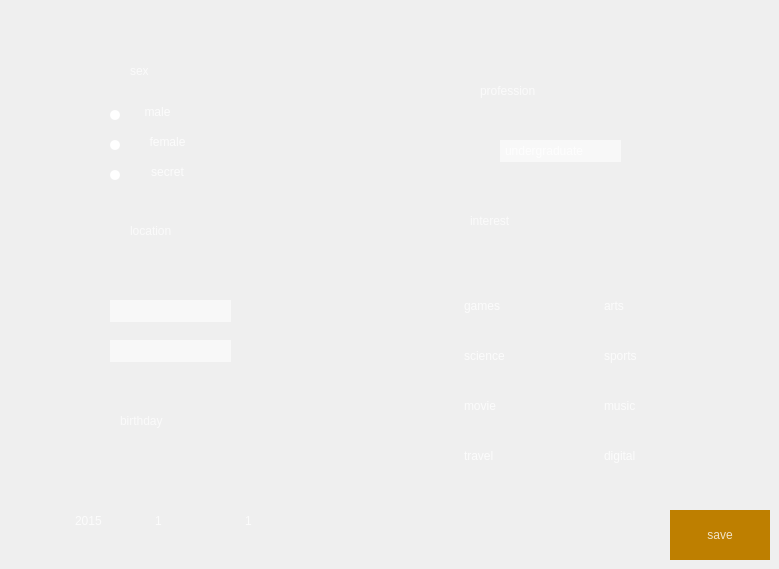
     <widget class="QWidget" name="setting_tab">
      <attribute name="title">
       <string>4</string>
      </attribute>
      <widget class="QComboBox" name="comboBox_11">
       <property name="geometry">
        <rect>
         <x>150</x>
         <y>510</y>
         <width>69</width>
         <height>22</height>
        </rect>
       </property>
       <property name="styleSheet">
        <string notr="true">QComboBox{border:0px;outline: 0px;font: 14pt &quot;Century Gothic&quot;;color: rgba(255, 255, 255, 200);}
QComboBox{background-color:transparent;}
QComboBox::down-arrow{image:url(:/small_unit/down.png);}
QComboBox::drop-down{border:0px;}
QComboBox::drop-down{background:transparent;}
QComboBox QAbstractItemView {    
	  
	color:rgba(255, 255, 255, 192);
	background-color:rgba(255,255,255,150);
      selection-background-color:rgba(64, 64, 64, 64)
  }
QScrollBar:vertical
{
    width:3px;
    background:rgb(158, 158, 158);
    margin:0px,0px,0px,0px;
    padding-top:0px; 
    padding-bottom:0px;
}
QScrollBar::handle:vertical
{
    width:3px;
    background:rgb(144, 144, 144);
    border-radius:2px;  
    min-height:20;
}
QScrollBar::handle:vertical:hover
{
    width:5px;
    background:rgba(0,0,0,50%); 
    border-radius:2px;
    min-height:20;
}
QScrollBar::add-line:vertical   
{
    height:0px;width:0px;
    subcontrol-position:bottom;
}
QScrollBar::sub-line:vertical   
{
    height:0px;width:0px;
    subcontrol-position:top;
}
/*QScrollBar::add-line:vertical:hover   
{
    height:9px;width:8px;
    subcontrol-position:bottom;
}
QScrollBar::sub-line:vertical:hover 
{
    height:0px;width:0px;
    subcontrol-position:top;
}*/</string>
       </property>
       <item>
        <property name="text">
         <string>1</string>
        </property>
       </item>
       <item>
        <property name="text">
         <string>2</string>
        </property>
       </item>
       <item>
        <property name="text">
         <string>3</string>
        </property>
       </item>
       <item>
        <property name="text">
         <string>4</string>
        </property>
       </item>
       <item>
        <property name="text">
         <string>5</string>
        </property>
       </item>
       <item>
        <property name="text">
         <string>6</string>
        </property>
       </item>
       <item>
        <property name="text">
         <string>7</string>
        </property>
       </item>
       <item>
        <property name="text">
         <string>8</string>
        </property>
       </item>
       <item>
        <property name="text">
         <string>9</string>
        </property>
       </item>
       <item>
        <property name="text">
         <string>10</string>
        </property>
       </item>
       <item>
        <property name="text">
         <string>11</string>
        </property>
       </item>
       <item>
        <property name="text">
         <string>12</string>
        </property>
       </item>
      </widget>
      <widget class="QLabel" name="label_32">
       <property name="geometry">
        <rect>
         <x>110</x>
         <y>110</y>
         <width>10</width>
         <height>10</height>
        </rect>
       </property>
       <property name="styleSheet">
        <string notr="true">background-color: rgb(255, 255, 255);
border-radius: 5px; </string>
       </property>
       <property name="text">
        <string/>
       </property>
      </widget>
      <widget class="QCheckBox" name="checkBox_6">
       <property name="geometry">
        <rect>
         <x>580</x>
         <y>290</y>
         <width>121</width>
         <height>31</height>
        </rect>
       </property>
       <property name="styleSheet">
        <string notr="true">
QCheckBox {
spacing: 8px; 
background-color: rgba(255, 255, 255, 0);
font: 14pt &quot;Century Gothic&quot;;
color: rgba(255, 255, 255, 200);
}

QCheckBox::indicator {
	width: 16px;
	height: 16px;
}

QCheckBox::indicator:unchecked {
border-image: url(:/small_unit/unchecked.png);
}

QCheckBox::indicator:checked {
border-image: url(:/small_unit/checked.png);
}</string>
       </property>
       <property name="text">
        <string>arts</string>
       </property>
      </widget>
      <widget class="QLabel" name="label_25">
       <property name="geometry">
        <rect>
         <x>420</x>
         <y>220</y>
         <width>30</width>
         <height>30</height>
        </rect>
       </property>
       <property name="styleSheet">
        <string notr="true">border-image: url(:/icons/Like.png);</string>
       </property>
       <property name="text">
        <string/>
       </property>
      </widget>
      <widget class="QLabel" name="label_23">
       <property name="geometry">
        <rect>
         <x>80</x>
         <y>60</y>
         <width>30</width>
         <height>30</height>
        </rect>
       </property>
       <property name="styleSheet">
        <string notr="true">border-image: url(:/icons/User Profile.png);</string>
       </property>
       <property name="text">
        <string/>
       </property>
      </widget>
      <widget class="QLabel" name="label_27">
       <property name="geometry">
        <rect>
         <x>120</x>
         <y>400</y>
         <width>141</width>
         <height>41</height>
        </rect>
       </property>
       <property name="styleSheet">
        <string notr="true">color: rgba(255, 255, 255, 180);
font: 24pt &quot;Century Gothic&quot;;</string>
       </property>
       <property name="text">
        <string>birthday</string>
       </property>
      </widget>
      <widget class="QLabel" name="label_34">
       <property name="geometry">
        <rect>
         <x>70</x>
         <y>210</y>
         <width>30</width>
         <height>38</height>
        </rect>
       </property>
       <property name="styleSheet">
        <string notr="true">border-image: url(:/icons/Location Pin.png);</string>
       </property>
       <property name="text">
        <string/>
       </property>
      </widget>
      <widget class="QPushButton" name="pushButton_5">
       <property name="geometry">
        <rect>
         <x>120</x>
         <y>100</y>
         <width>75</width>
         <height>23</height>
        </rect>
       </property>
       <property name="styleSheet">
        <string notr="true">
QPushButton 
{
	background-color: rgba(255, 255, 255, 0);
font: 14pt &quot;Century Gothic&quot;;
color: rgba(255, 255, 255, 200);
	border-radius: 0px; 
}
QPushButton:hover 
{ 
	color: rgba(0, 192, 0, 200);
}
QPushButton:pressed
{
	color: rgba(0, 127, 0, 200);
}</string>
       </property>
       <property name="text">
        <string>male</string>
       </property>
       <property name="flat">
        <bool>true</bool>
       </property>
      </widget>
      <widget class="QCheckBox" name="checkBox_8">
       <property name="geometry">
        <rect>
         <x>440</x>
         <y>440</y>
         <width>121</width>
         <height>31</height>
        </rect>
       </property>
       <property name="styleSheet">
        <string notr="true">
QCheckBox {
spacing: 8px; 
background-color: rgba(255, 255, 255, 0);
font: 14pt &quot;Century Gothic&quot;;
color: rgba(255, 255, 255, 200);
}

QCheckBox::indicator {
	width: 16px;
	height: 16px;
}

QCheckBox::indicator:unchecked {
border-image: url(:/small_unit/unchecked.png);
}

QCheckBox::indicator:checked {
border-image: url(:/small_unit/checked.png);
}</string>
       </property>
       <property name="text">
        <string>travel</string>
       </property>
      </widget>
      <widget class="QComboBox" name="comboBox_4">
       <property name="geometry">
        <rect>
         <x>500</x>
         <y>140</y>
         <width>121</width>
         <height>22</height>
        </rect>
       </property>
       <property name="styleSheet">
        <string notr="true">QComboBox{border:0px;outline: 0px;font: 14pt &quot;Century Gothic&quot;;color: rgba(255, 255, 255, 200);}
QComboBox{background-color: rgba(255,255,255,150);}
QComboBox::down-arrow{image:url(:/small_unit/down.png);}
QComboBox::drop-down{border:0px;}
QComboBox::drop-down{background:transparent;}
QComboBox QAbstractItemView {    
	  
	color:rgba(255, 255, 255, 192);
	background-color:rgba(255,255,255,150);
      selection-background-color:rgba(64, 64, 64, 64)
  }
QScrollBar:vertical
{
    width:3px;
    background:rgb(158, 158, 158);
    margin:0px,0px,0px,0px;
    padding-top:0px; 
    padding-bottom:0px;
}
QScrollBar::handle:vertical
{
    width:3px;
    background:rgb(144, 144, 144);
    border-radius:2px;  
    min-height:20;
}
QScrollBar::handle:vertical:hover
{
    width:5px;
    background:rgba(0,0,0,50%); 
    border-radius:2px;
    min-height:20;
}
QScrollBar::add-line:vertical   
{
    height:0px;width:0px;
    subcontrol-position:bottom;
}
QScrollBar::sub-line:vertical   
{
    height:0px;width:0px;
    subcontrol-position:top;
}
/*QScrollBar::add-line:vertical:hover   
{
    height:9px;width:8px;
    subcontrol-position:bottom;
}
QScrollBar::sub-line:vertical:hover 
{
    height:0px;width:0px;
    subcontrol-position:top;
}*/</string>
       </property>
       <item>
        <property name="text">
         <string>undergraduate</string>
        </property>
       </item>
      </widget>
      <widget class="QComboBox" name="comboBox_12">
       <property name="geometry">
        <rect>
         <x>240</x>
         <y>510</y>
         <width>69</width>
         <height>22</height>
        </rect>
       </property>
       <property name="styleSheet">
        <string notr="true">QComboBox{border:0px;outline: 0px;font: 14pt &quot;Century Gothic&quot;;color: rgba(255, 255, 255, 200);}
QComboBox{background-color:transparent;}
QComboBox::down-arrow{image:url(:/small_unit/down.png);}
QComboBox::drop-down{border:0px;}
QComboBox::drop-down{background:transparent;}
QComboBox QAbstractItemView {    
	color:rgba(255, 255, 255, 192);
	background-color:rgba(255,255,255,150);
      selection-background-color:rgba(64, 64, 64, 64)
  }
QScrollBar:vertical
{
    width:3px;
    background:rgb(158, 158, 158);
    margin:0px,0px,0px,0px;
    padding-top:0px; 
    padding-bottom:0px;
}
QScrollBar::handle:vertical
{
    width:3px;
    background:rgb(144, 144, 144);
    border-radius:2px;  
    min-height:20;
}
QScrollBar::handle:vertical:hover
{
    width:5px;
    background:rgba(0,0,0,50%); 
    border-radius:2px;
    min-height:20;
}
QScrollBar::add-line:vertical   
{
    height:0px;width:0px;
    subcontrol-position:bottom;
}
QScrollBar::sub-line:vertical   
{
    height:0px;width:0px;
    subcontrol-position:top;
}
/*QScrollBar::add-line:vertical:hover   
{
    height:9px;width:8px;
    subcontrol-position:bottom;
}
QScrollBar::sub-line:vertical:hover 
{
    height:0px;width:0px;
    subcontrol-position:top;
}*/</string>
       </property>
       <item>
        <property name="text">
         <string>1</string>
        </property>
       </item>
       <item>
        <property name="text">
         <string>2</string>
        </property>
       </item>
       <item>
        <property name="text">
         <string>3</string>
        </property>
       </item>
       <item>
        <property name="text">
         <string>4</string>
        </property>
       </item>
       <item>
        <property name="text">
         <string>5</string>
        </property>
       </item>
       <item>
        <property name="text">
         <string>6</string>
        </property>
       </item>
       <item>
        <property name="text">
         <string>7</string>
        </property>
       </item>
       <item>
        <property name="text">
         <string>8</string>
        </property>
       </item>
       <item>
        <property name="text">
         <string>9</string>
        </property>
       </item>
       <item>
        <property name="text">
         <string>10</string>
        </property>
       </item>
      </widget>
      <widget class="QLabel" name="label_35">
       <property name="geometry">
        <rect>
         <x>110</x>
         <y>170</y>
         <width>10</width>
         <height>10</height>
        </rect>
       </property>
       <property name="styleSheet">
        <string notr="true">background-color: rgb(255, 255, 255);
border-radius: 5px; </string>
       </property>
       <property name="text">
        <string/>
       </property>
      </widget>
      <widget class="QCheckBox" name="checkBox_3">
       <property name="geometry">
        <rect>
         <x>440</x>
         <y>390</y>
         <width>121</width>
         <height>31</height>
        </rect>
       </property>
       <property name="styleSheet">
        <string notr="true">
QCheckBox {
spacing: 8px; 
background-color: rgba(255, 255, 255, 0);
font: 14pt &quot;Century Gothic&quot;;
color: rgba(255, 255, 255, 200);
}

QCheckBox::indicator {
	width: 16px;
	height: 16px;
}

QCheckBox::indicator:unchecked {
border-image: url(:/small_unit/unchecked.png);
}

QCheckBox::indicator:checked {
border-image: url(:/small_unit/checked.png);
}</string>
       </property>
       <property name="text">
        <string>movie</string>
       </property>
      </widget>
      <widget class="QPushButton" name="pushButton_7">
       <property name="geometry">
        <rect>
         <x>130</x>
         <y>160</y>
         <width>75</width>
         <height>23</height>
        </rect>
       </property>
       <property name="styleSheet">
        <string notr="true">
QPushButton 
{
	background-color: rgba(255, 255, 255, 0);
font: 14pt &quot;Century Gothic&quot;;
color: rgba(255, 255, 255, 200);
	border-radius: 0px; 
}
QPushButton:hover 
{ 
	color: rgba(0, 192, 0, 200);
}
QPushButton:pressed
{
	color: rgba(0, 127, 0, 200);
}</string>
       </property>
       <property name="text">
        <string>secret</string>
       </property>
       <property name="flat">
        <bool>true</bool>
       </property>
      </widget>
      <widget class="QCheckBox" name="checkBox">
       <property name="geometry">
        <rect>
         <x>440</x>
         <y>290</y>
         <width>121</width>
         <height>31</height>
        </rect>
       </property>
       <property name="styleSheet">
        <string notr="true">
QCheckBox {
spacing: 8px; 
background-color: rgba(255, 255, 255, 0);
font: 14pt &quot;Century Gothic&quot;;
color: rgba(255, 255, 255, 200);
}

QCheckBox::indicator {
	width: 16px;
	height: 16px;
}

QCheckBox::indicator:unchecked {
border-image: url(:/small_unit/unchecked.png);
}

QCheckBox::indicator:checked {
border-image: url(:/small_unit/checked.png);
}</string>
       </property>
       <property name="text">
        <string>games</string>
       </property>
      </widget>
      <widget class="QLabel" name="label_24">
       <property name="geometry">
        <rect>
         <x>60</x>
         <y>410</y>
         <width>30</width>
         <height>30</height>
        </rect>
       </property>
       <property name="styleSheet">
        <string notr="true">border-image: url(:/icons/Like.png);</string>
       </property>
       <property name="text">
        <string/>
       </property>
      </widget>
      <widget class="QLabel" name="label_31">
       <property name="geometry">
        <rect>
         <x>480</x>
         <y>70</y>
         <width>161</width>
         <height>41</height>
        </rect>
       </property>
       <property name="styleSheet">
        <string notr="true">color: rgba(255, 255, 255, 180);
font: 24pt &quot;Century Gothic&quot;;</string>
       </property>
       <property name="text">
        <string>profession</string>
       </property>
      </widget>
      <widget class="QPushButton" name="pushButton">
       <property name="geometry">
        <rect>
         <x>670</x>
         <y>510</y>
         <width>100</width>
         <height>50</height>
        </rect>
       </property>
       <property name="styleSheet">
        <string notr="true">QPushButton 
{ 
	font: 22pt &quot;Century Gothic&quot;;
	background-color: rgb(190, 127, 0);
    color: rgba(255, 255, 255, 200);
	border-radius: 0px; 
}
QPushButton:hover 
{ 
    background-color: rgb(255, 170, 0);
}
QPushButton:pressed
{
	
	background-color: rgba(255, 170, 0, 150);
}</string>
       </property>
       <property name="text">
        <string>save</string>
       </property>
       <property name="flat">
        <bool>true</bool>
       </property>
      </widget>
      <widget class="QLabel" name="label_30">
       <property name="geometry">
        <rect>
         <x>420</x>
         <y>80</y>
         <width>30</width>
         <height>30</height>
        </rect>
       </property>
       <property name="styleSheet">
        <string notr="true">border-image: url(:/icons/Like.png);</string>
       </property>
       <property name="text">
        <string/>
       </property>
      </widget>
      <widget class="QLabel" name="label_33">
       <property name="geometry">
        <rect>
         <x>470</x>
         <y>200</y>
         <width>121</width>
         <height>41</height>
        </rect>
       </property>
       <property name="styleSheet">
        <string notr="true">color: rgba(255, 255, 255, 180);
font: 24pt &quot;Century Gothic&quot;;</string>
       </property>
       <property name="text">
        <string>interest</string>
       </property>
      </widget>
      <widget class="QLabel" name="label_26">
       <property name="geometry">
        <rect>
         <x>130</x>
         <y>210</y>
         <width>141</width>
         <height>41</height>
        </rect>
       </property>
       <property name="styleSheet">
        <string notr="true">color: rgba(255, 255, 255, 180);
font: 24pt &quot;Century Gothic&quot;;</string>
       </property>
       <property name="text">
        <string>location</string>
       </property>
      </widget>
      <widget class="QPushButton" name="pushButton_6">
       <property name="geometry">
        <rect>
         <x>130</x>
         <y>130</y>
         <width>75</width>
         <height>23</height>
        </rect>
       </property>
       <property name="styleSheet">
        <string notr="true">
QPushButton 
{
	background-color: rgba(255, 255, 255, 0);
font: 14pt &quot;Century Gothic&quot;;
color: rgba(255, 255, 255, 200);
	border-radius: 0px; 
}
QPushButton:hover 
{ 
	color: rgba(0, 192, 0, 200);
}
QPushButton:pressed
{
	color: rgba(0, 127, 0, 200);
}</string>
       </property>
       <property name="text">
        <string>female</string>
       </property>
       <property name="flat">
        <bool>true</bool>
       </property>
      </widget>
      <widget class="QCheckBox" name="checkBox_5">
       <property name="geometry">
        <rect>
         <x>440</x>
         <y>340</y>
         <width>121</width>
         <height>31</height>
        </rect>
       </property>
       <property name="styleSheet">
        <string notr="true">
QCheckBox {
spacing: 8px; 
background-color: rgba(255, 255, 255, 0);
font: 14pt &quot;Century Gothic&quot;;
color: rgba(255, 255, 255, 200);
}

QCheckBox::indicator {
	width: 16px;
	height: 16px;
}

QCheckBox::indicator:unchecked {
border-image: url(:/small_unit/unchecked.png);
}

QCheckBox::indicator:checked {
border-image: url(:/small_unit/checked.png);
}</string>
       </property>
       <property name="text">
        <string>science</string>
       </property>
      </widget>
      <widget class="QCheckBox" name="checkBox_4">
       <property name="geometry">
        <rect>
         <x>580</x>
         <y>340</y>
         <width>121</width>
         <height>31</height>
        </rect>
       </property>
       <property name="styleSheet">
        <string notr="true">
QCheckBox {
spacing: 8px; 
background-color: rgba(255, 255, 255, 0);
font: 14pt &quot;Century Gothic&quot;;
color: rgba(255, 255, 255, 200);
}

QCheckBox::indicator {
	width: 16px;
	height: 16px;
}

QCheckBox::indicator:unchecked {
border-image: url(:/small_unit/unchecked.png);
}

QCheckBox::indicator:checked {
border-image: url(:/small_unit/checked.png);
}</string>
       </property>
       <property name="text">
        <string>sports</string>
       </property>
      </widget>
      <widget class="QLabel" name="label_28">
       <property name="geometry">
        <rect>
         <x>110</x>
         <y>140</y>
         <width>10</width>
         <height>10</height>
        </rect>
       </property>
       <property name="styleSheet">
        <string notr="true">background-color: rgb(255, 255, 255);
border-radius: 5px; </string>
       </property>
       <property name="text">
        <string/>
       </property>
      </widget>
      <widget class="QComboBox" name="comboBox_5">
       <property name="geometry">
        <rect>
         <x>70</x>
         <y>510</y>
         <width>69</width>
         <height>22</height>
        </rect>
       </property>
       <property name="styleSheet">
        <string notr="true">QComboBox{border:0px;outline: 0px;font: 14pt &quot;Century Gothic&quot;;color: rgba(255, 255, 255, 200);}
QComboBox{background-color:transparent;}
QComboBox::down-arrow{image:url(:/small_unit/down.png);}
QComboBox::drop-down{border:0px;}
QComboBox::drop-down{background:transparent;}
QComboBox QAbstractItemView {    
	  
	color:rgba(255, 255, 255, 192);
	background-color:rgba(255,255,255,150);
      selection-background-color:rgba(64, 64, 64, 64)
  }
QScrollBar:vertical
{
    width:3px;
    background:rgb(158, 158, 158);
    margin:0px,0px,0px,0px;
    padding-top:0px; 
    padding-bottom:0px;
}
QScrollBar::handle:vertical
{
    width:3px;
    background:rgb(144, 144, 144);
    border-radius:2px;  
    min-height:20;
}
QScrollBar::handle:vertical:hover
{
    width:5px;
    background:rgba(0,0,0,50%); 
    border-radius:2px;
    min-height:20;
}
QScrollBar::add-line:vertical   
{
    height:0px;width:0px;
    subcontrol-position:bottom;
}
QScrollBar::sub-line:vertical   
{
    height:0px;width:0px;
    subcontrol-position:top;
}
/*QScrollBar::add-line:vertical:hover   
{
    height:9px;width:8px;
    subcontrol-position:bottom;
}
QScrollBar::sub-line:vertical:hover 
{
    height:0px;width:0px;
    subcontrol-position:top;
}*/</string>
       </property>
       <item>
        <property name="text">
         <string>2015</string>
        </property>
       </item>
       <item>
        <property name="text">
         <string>2014</string>
        </property>
       </item>
       <item>
        <property name="text">
         <string>2013</string>
        </property>
       </item>
       <item>
        <property name="text">
         <string>2012</string>
        </property>
       </item>
       <item>
        <property name="text">
         <string>2011</string>
        </property>
       </item>
       <item>
        <property name="text">
         <string>2010</string>
        </property>
       </item>
       <item>
        <property name="text">
         <string>2009</string>
        </property>
       </item>
       <item>
        <property name="text">
         <string>2008</string>
        </property>
       </item>
       <item>
        <property name="text">
         <string>2007</string>
        </property>
       </item>
       <item>
        <property name="text">
         <string>2006</string>
        </property>
       </item>
       <item>
        <property name="text">
         <string>2005</string>
        </property>
       </item>
       <item>
        <property name="text">
         <string>2004</string>
        </property>
       </item>
       <item>
        <property name="text">
         <string>2003</string>
        </property>
       </item>
       <item>
        <property name="text">
         <string>2002</string>
        </property>
       </item>
       <item>
        <property name="text">
         <string>2001</string>
        </property>
       </item>
       <item>
        <property name="text">
         <string>2000</string>
        </property>
       </item>
       <item>
        <property name="text">
         <string>1999</string>
        </property>
       </item>
       <item>
        <property name="text">
         <string>1998</string>
        </property>
       </item>
       <item>
        <property name="text">
         <string>1997</string>
        </property>
       </item>
       <item>
        <property name="text">
         <string>1996</string>
        </property>
       </item>
       <item>
        <property name="text">
         <string>1995</string>
        </property>
       </item>
       <item>
        <property name="text">
         <string>1994</string>
        </property>
       </item>
      </widget>
      <widget class="QLabel" name="label_29">
       <property name="geometry">
        <rect>
         <x>130</x>
         <y>50</y>
         <width>51</width>
         <height>41</height>
        </rect>
       </property>
       <property name="styleSheet">
        <string notr="true">color: rgba(255, 255, 255, 180);
font: 24pt &quot;Century Gothic&quot;;</string>
       </property>
       <property name="text">
        <string>sex</string>
       </property>
      </widget>
      <widget class="QCheckBox" name="checkBox_2">
       <property name="geometry">
        <rect>
         <x>580</x>
         <y>390</y>
         <width>121</width>
         <height>31</height>
        </rect>
       </property>
       <property name="styleSheet">
        <string notr="true">
QCheckBox {
spacing: 8px; 
background-color: rgba(255, 255, 255, 0);
font: 14pt &quot;Century Gothic&quot;;
color: rgba(255, 255, 255, 200);
}

QCheckBox::indicator {
	width: 16px;
	height: 16px;
}

QCheckBox::indicator:unchecked {
border-image: url(:/small_unit/unchecked.png);
}

QCheckBox::indicator:checked {
border-image: url(:/small_unit/checked.png);
}</string>
       </property>
       <property name="text">
        <string>music</string>
       </property>
      </widget>
      <widget class="QCheckBox" name="checkBox_7">
       <property name="geometry">
        <rect>
         <x>580</x>
         <y>440</y>
         <width>121</width>
         <height>31</height>
        </rect>
       </property>
       <property name="styleSheet">
        <string notr="true">
QCheckBox {
spacing: 8px; 
background-color: rgba(255, 255, 255, 0);
font: 14pt &quot;Century Gothic&quot;;
color: rgba(255, 255, 255, 200);
}

QCheckBox::indicator {
	width: 16px;
	height: 16px;
}

QCheckBox::indicator:unchecked {
border-image: url(:/small_unit/unchecked.png);
}

QCheckBox::indicator:checked {
border-image: url(:/small_unit/checked.png);
}</string>
       </property>
       <property name="text">
        <string>digital</string>
       </property>
      </widget>
      <widget class="QComboBox" name="citys">
       <property name="geometry">
        <rect>
         <x>110</x>
         <y>340</y>
         <width>121</width>
         <height>22</height>
        </rect>
       </property>
       <property name="styleSheet">
        <string notr="true">QComboBox{border:0px;outline: 0px;font: 8pt &quot;Century Gothic&quot;;color: rgba(50, 50, 50, 200);}
QComboBox{background-color: rgba(255,255,255,150);}
QComboBox::down-arrow{image:url(:/small_unit/down.png);}
QComboBox::drop-down{border:0px;}
QComboBox::drop-down{background:transparent;}
QComboBox QAbstractItemView {    
	color:rgba(255, 255, 255, 192);
	background-color:rgba(255,255,255,150);
      selection-background-color:rgba(64, 64, 64, 64)
  }
QComboBox QScrollBar
{
    width:8px;
    background:rgba(0,0,0,0);
    margin:0px,0px,0px,0px;
    padding-top:9px;  
    padding-bottom:9px;
}

QComboBox QScrollBar::handle:vertical
{
    width:8px;
    background:rgba(0,0,0,25%);
    border-radius:4px;
    min-height:20;
}

QComboBox QScrollBar::handle:vertical:hover
{
    width:8px;
    background:rgba(0,0,0,50%);  
    border-radius:4px;
    min-height:20;
}

QComboBox QScrollBar::add-line:vertical  
{
    height:9px;width:8px;
    border-image:url(:/small_unit/add-line_vertical.png);
    subcontrol-position:bottom;
}

QComboBox QScrollBar::sub-line:vertical   
{
    height:9px;width:8px;
    border-image:url(:/small_unit/sub-line_vertical.png);
    subcontrol-position:top;
}

QComboBox QScrollBar::add-line:vertical:hover 
{
    height:9px;width:8px;
    border-image:url(:/small_unit/add-line_vertical.png);
    subcontrol-position:bottom;
}

QComboBox QScrollBar::sub-line:vertical:hover 
{
    height:9px;width:8px;
    border-image:url(:/small_unit/sub-line_vertical.png);
    subcontrol-position:top;
}
QComboBox QScrollBar::add-page:vertical
{
    background:rgba(0,0,0,10%);
    border-radius:4px;
}
QComboBox QScrollBar::sub-page:vertical
{
    background:rgba(0,0,0,10%);
    border-radius:4px;
} </string>
       </property>
      </widget>
      <widget class="QComboBox" name="provinces">
       <property name="geometry">
        <rect>
         <x>110</x>
         <y>300</y>
         <width>121</width>
         <height>22</height>
        </rect>
       </property>
       <property name="styleSheet">
        <string notr="true">QComboBox{border:0px;outline: 0px;font: 8pt &quot;Century Gothic&quot;;color: rgba(50, 50, 50, 200);}
QComboBox{background-color: rgba(255,255,255,150);}
QComboBox::down-arrow{image:url(:/small_unit/down.png);}
QComboBox::drop-down{border:0px;}
QComboBox::drop-down{background:transparent;}
QComboBox QAbstractItemView {    
	color:rgba(255, 255, 255, 192);
	background-color:rgba(255,255,255,150);
      selection-background-color:rgba(64, 64, 64, 64)
  }
QComboBox QScrollBar
{
    width:8px;
    background:rgba(0,0,0,0);
    margin:0px,0px,0px,0px;
    padding-top:9px;  
    padding-bottom:9px;
}

QComboBox QScrollBar::handle:vertical
{
    width:8px;
    background:rgba(0,0,0,25%);
    border-radius:4px;
    min-height:20;
}

QComboBox QScrollBar::handle:vertical:hover
{
    width:8px;
    background:rgba(0,0,0,50%);  
    border-radius:4px;
    min-height:20;
}

QComboBox QScrollBar::add-line:vertical  
{
    height:9px;width:8px;
    border-image:url(:/small_unit/add-line_vertical.png);
    subcontrol-position:bottom;
}

QComboBox QScrollBar::sub-line:vertical   
{
    height:9px;width:8px;
    border-image:url(:/small_unit/sub-line_vertical.png);
    subcontrol-position:top;
}

QComboBox QScrollBar::add-line:vertical:hover 
{
    height:9px;width:8px;
    border-image:url(:/small_unit/add-line_vertical.png);
    subcontrol-position:bottom;
}

QComboBox QScrollBar::sub-line:vertical:hover 
{
    height:9px;width:8px;
    border-image:url(:/small_unit/sub-line_vertical.png);
    subcontrol-position:top;
}
QComboBox QScrollBar::add-page:vertical
{
    background:rgba(0,0,0,10%);
    border-radius:4px;
}
QComboBox QScrollBar::sub-page:vertical
{
    background:rgba(0,0,0,10%);
    border-radius:4px;
} </string>
       </property>
      </widget>
     </widget>
